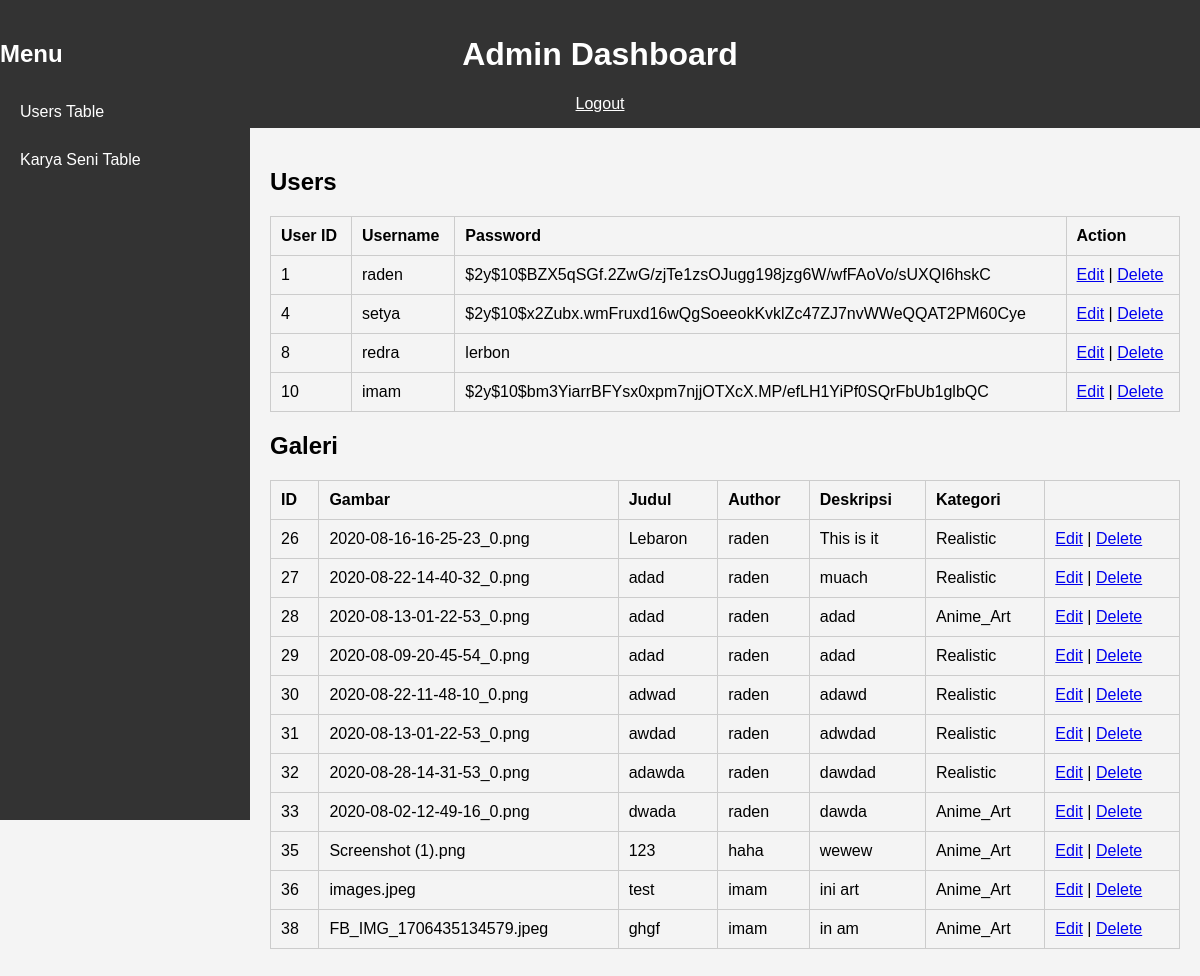
/admin/admin_dashboard.php, run on the app's committed database.
### tables this page shows
CREATE TABLE `users` (
  `user_id` int(11) NOT NULL,
  `username` varchar(50) NOT NULL,
  `password` varchar(255) NOT NULL,
  `is_admin` tinyint(1) DEFAULT 0
);

CREATE TABLE `karya_seni` (
  `id` int(11) NOT NULL,
  `judul` varchar(255) NOT NULL,
  `deskripsi` text NOT NULL,
  `gambar` varchar(255) DEFAULT NULL,
  `username` varchar(100) NOT NULL,
  `kategori` varchar(100) NOT NULL
);

### admin/admin_dashboard.php (the view, shortened to what this page needs)
<?php
include 'db.php';
$sql_appointments = "SELECT * FROM users";
$result_appointments = $conn->query($sql_appointments);
$sql_messages = "SELECT * FROM karya_seni";
$result_messages = $conn->query($sql_messages);
?>
<!DOCTYPE html>
<html lang="en">
<head>
    <link rel="stylesheet" type="text/css" href="admin.css">
</head>
<body>
    <div class="header">
        <h1>Admin Dashboard</h1>
        <a href="index.php" style="color: #fff;">Logout</a>
    </div>
    <div class="sidebar">
        <h2>Menu</h2>
        <a href="#appointments">Users Table</a>
        <a href="#messages">Karya Seni Table</a>
    </div>
    <div class="content">
        <h2 id="appointments">Users</h2>
        <table>
            <tr>
                <th>User ID</th>
                <th>Username</th>
                <th>Password</th>
                <th>Action</th>
            </tr>
            <?php
            if ($result_appointments->num_rows > 0) {
                while($row = $result_appointments->fetch_assoc()) {
                    echo "<tr>
                        <td>{$row['user_id']}</td>
                        <td>{$row['username']}</td>
                        <td>{$row['password']}</td>
                        <td>
                            <a href='edit_user.php?id={$row['user_id']}'>Edit</a> |
                            <a href='Delete_users.php?id={$row['user_id']}' onclick=\"return confirm('Apakah kamu mau menghapus gambar ini?');\">Delete</a>
                        </td>
                    </tr>";
                }
            } else {
                echo "<tr><td colspan='4'>No appointments found</td></tr>";
            }
            ?>
        </table>
        <h2 id="messages">Galeri</h2>
        <table>
            <tr>
                <th>ID</th>
                <th>Gambar</th>
                <th>Judul</th>
                <th>Author</th>
                <th>Deskripsi</th>
                <th>Kategori</th>
            </tr>
            <?php
            if ($result_messages->num_rows > 0) {
                while($row = $result_messages->fetch_assoc()) {
                    echo "<tr>
                        <td>{$row['id']}</td>
                        <td>{$row['gambar']}</td>
                        <td>{$row['judul']}</td>
                        <td>{$row['username']}</td>
                        <td>{$row['deskripsi']}</td>
                        <td>{$row['kategori']}</td>
                        <td>
                            <a href='edit_karya.php?id={$row['id']}'>Edit</a> |
                            <a href='delete_karya.php?id={$row['id']}' onclick=\"return confirm('Apakah kamu mau menghapus gambar ini?');\">Delete</a>
                        </td>
                    </tr>";
                }
            } else {
                echo "<tr><td colspan='6'>No messages found</td></tr>";
            }
            ?>
        </table>
    </div>
</body>
</html>

### admin/admin.css (style rules this page uses)
body { font-family: Arial, sans-serif; margin: 0; padding: 0; background-color: #f4f4f4; }
.header { background-color: #333; color: #fff; padding: 15px 20px; text-align: center; }
.sidebar { width: 250px; height: 100vh; background-color: #333; color: #fff; position: fixed; top: 0; left: 0; display: flex; flex-direction: column; padding-top: 20px; }
.sidebar a { padding: 15px 20px; text-decoration: none; color: #fff; display: block; }
.content { margin-left: 250px; padding: 20px; }
table { width: 100%; border-collapse: collapse; margin-bottom: 20px; }
table, th, td { border: 1px solid #ccc; }
th, td { padding: 10px; text-align: left; }
th { background-color: #f4f4f4; }

### data on the page
users: user_id "1", username "raden", password "$2y$10$BZX5qSGf.2ZwG/zjTe1zsOJugg198jzg6W/wfFAoVo/sUXQI6hskC"
users: user_id "4", username "setya", password "$2y$10$x2Zubx.wmFruxd16wQgSoeeokKvklZc47ZJ7nvWWeQQAT2PM60Cye"
users: user_id "8", username "redra", password "lerbon"
users: user_id "10", username "imam", password "$2y$10$bm3YiarrBFYsx0xpm7njjOTXcX.MP/efLH1YiPf0SQrFbUb1glbQC"
karya_seni: id "26", gambar "2020-08-16-16-25-23_0.png", judul "Lebaron", username "raden", deskripsi "This is it", kategori "Realistic"
karya_seni: id "27", gambar "2020-08-22-14-40-32_0.png", judul "adad", username "raden", deskripsi "muach", kategori "Realistic"
karya_seni: id "28", gambar "2020-08-13-01-22-53_0.png", judul "adad", username "raden", deskripsi "adad", kategori "Anime_Art"
karya_seni: id "29", gambar "2020-08-09-20-45-54_0.png", judul "adad", username "raden", deskripsi "adad", kategori "Realistic"
karya_seni: id "30", gambar "2020-08-22-11-48-10_0.png", judul "adwad", username "raden", deskripsi "adawd", kategori "Realistic"
karya_seni: id "31", gambar "2020-08-13-01-22-53_0.png", judul "awdad", username "raden", deskripsi "adwdad", kategori "Realistic"
karya_seni: id "32", gambar "2020-08-28-14-31-53_0.png", judul "adawda", username "raden", deskripsi "dawdad", kategori "Realistic"
karya_seni: id "33", gambar "2020-08-02-12-49-16_0.png", judul "dwada", username "raden", deskripsi "dawda", kategori "Anime_Art"
karya_seni: id "35", gambar "Screenshot (1).png", judul "123", username "haha", deskripsi "wewew", kategori "Anime_Art"
karya_seni: id "36", gambar "images.jpeg", judul "test", username "imam", deskripsi "ini art", kategori "Anime_Art"
karya_seni: id "38", gambar "FB_IMG_1706435134579.jpeg", judul "ghgf", username "imam", deskripsi "in am", kategori "Anime_Art"
